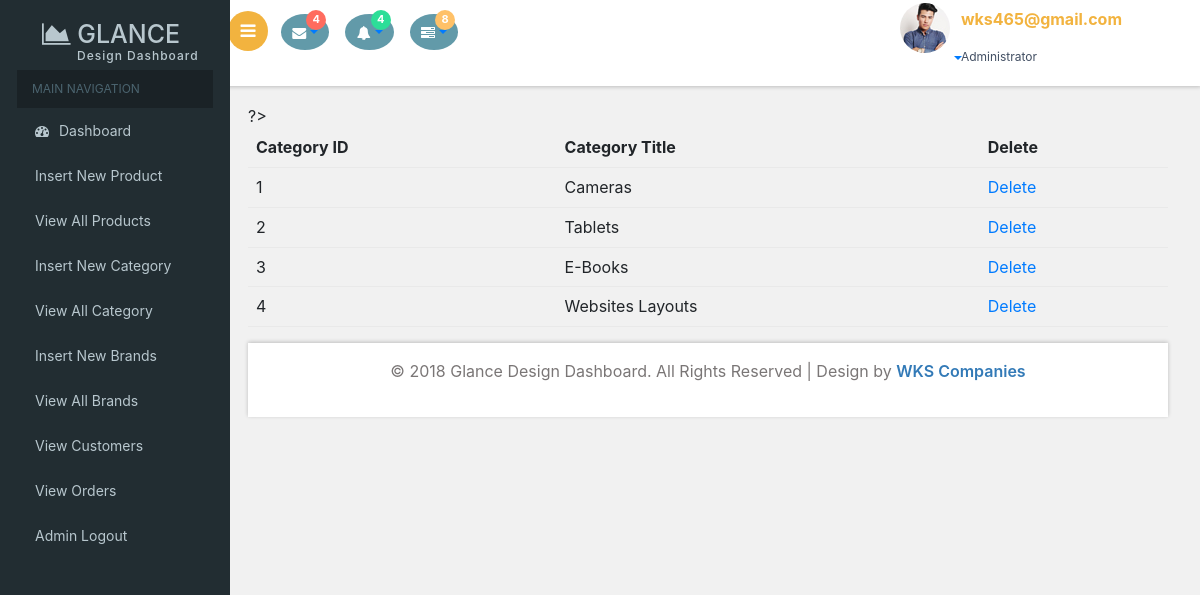
Page /Admin_area/index.php?view_category (signed in) on the committed database.
### tables this page shows
CREATE TABLE `categories` (
  `cat_id` int(10) NOT NULL,
  `cat_title` text NOT NULL
);

### Admin_area/view_cats.php (the view, shortened to what this page needs)
<!DOCTYPE html>
<html>
<head>
	<link rel="stylesheet" type="text/css" href="css/bootstrap.min.css">
</head>
<body>
<br>
<table class="table table-striped">
    <thead>
      <tr>
        <th>Category ID </th>
        <th>Category Title</th>
        <th>Delete</th>
      </tr>
      <?php
      include("includes/db.php");
      $get_pro="select * from categories";
      $run=mysqli_query($con,$get_pro);
      $i=0;
      while ($row=mysqli_fetch_array($run))
      {
      	$c_id=$row['cat_id'];
      	$c_title=$row['cat_title'];
      	$i++;
      	 ?>
      <tr>
      	<td><?php echo $i ?></td>
      	<td><?php echo $c_title ?></td>
      	<td><a href="delete_cat.php?delete_cat=<?php echo $c_id; ?>">Delete</a></td>
      </tr>
	<?php } ?>
    </thead>
  </table>
</body>
</html>

### rows in the picture
categories: cat_title "Cameras"
categories: cat_title "Tablets"
categories: cat_title "E-Books"
categories: cat_title "Websites Layouts"

### other values in the picture
$email=$_SESSION['admin_email'] "wks465@gmail.com"
